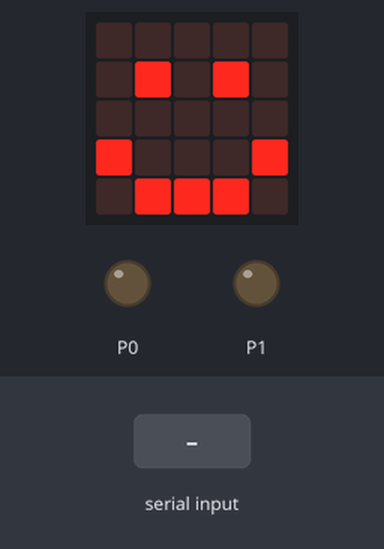
This program was run on a simulated BBC micro:bit running MicroPython. On the bench: the board's 5×5 LED display, output pins drawn as LEDs (lit = HIGH). The test bench sets the inputs (shaded band).

Above: at 1.2 s.
1.3 s: "1" typed at the serial console
At 2.5 s:
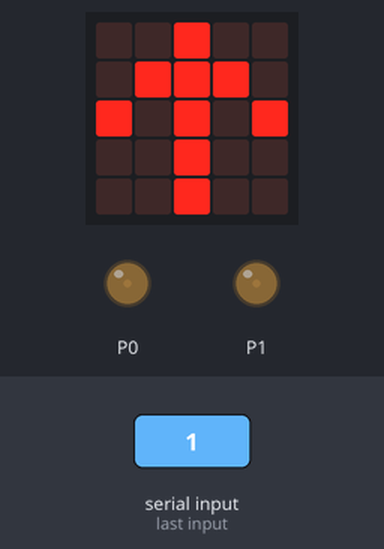
3.3 s: "0" typed at the serial console
At 3.9 s:
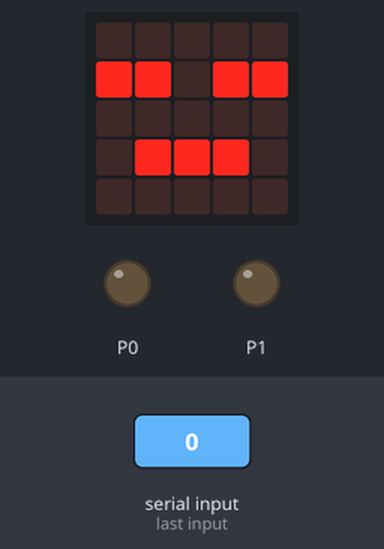
Timing chart, 0 to 6.3 s (numbered marks = the images above; inputs shaded):
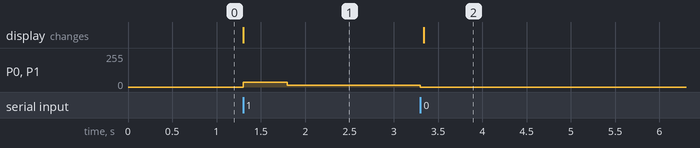

The program:

microbit.py
```python
from microbit import *

# 시리얼 통신 초기화
uart.init(baudrate=115200)
display.show(Image.HAPPY)

while True:
    if uart.any():
        msg = uart.read()
        if msg:
            try:
                data = str(msg, 'utf-8').strip()

                # [1일 때: 전진]
                if data == '1':
                    display.show(Image.ARROW_N) # 북쪽 화살표 표시
                    # 이족보행 키트의 서보모터를 움직여 걷기 동작 수행
                    # 예시: pin0과 pin1에 연결된 서보모터를 특정 각도로 반복 이동
                    pin0.write_analog(150)
                    pin1.write_analog(150)
                    sleep(500)
                    pin0.write_analog(50)
                    pin1.write_analog(50)
                    sleep(500)

                # [0일 때: 정지]
                elif data == '0':
                    display.show(Image.ASLEEP) # 자는 표정 표시
                    # 서보모터에 신호를 주지 않거나 중립 위치(90도 등)로 설정
                    pin0.write_analog(0)
                    pin1.write_analog(0)

            except:
                pass
```

Measured:
- after the input at 1.3 s, P0, P1: 0/255 → 37/255 at once, → 12/255 0.50 s later; the display: changes at once (image 1)
- after the input at 3.3 s, P0, P1: 12/255 → 0/255 at once; the display: changes at once (image 2)
